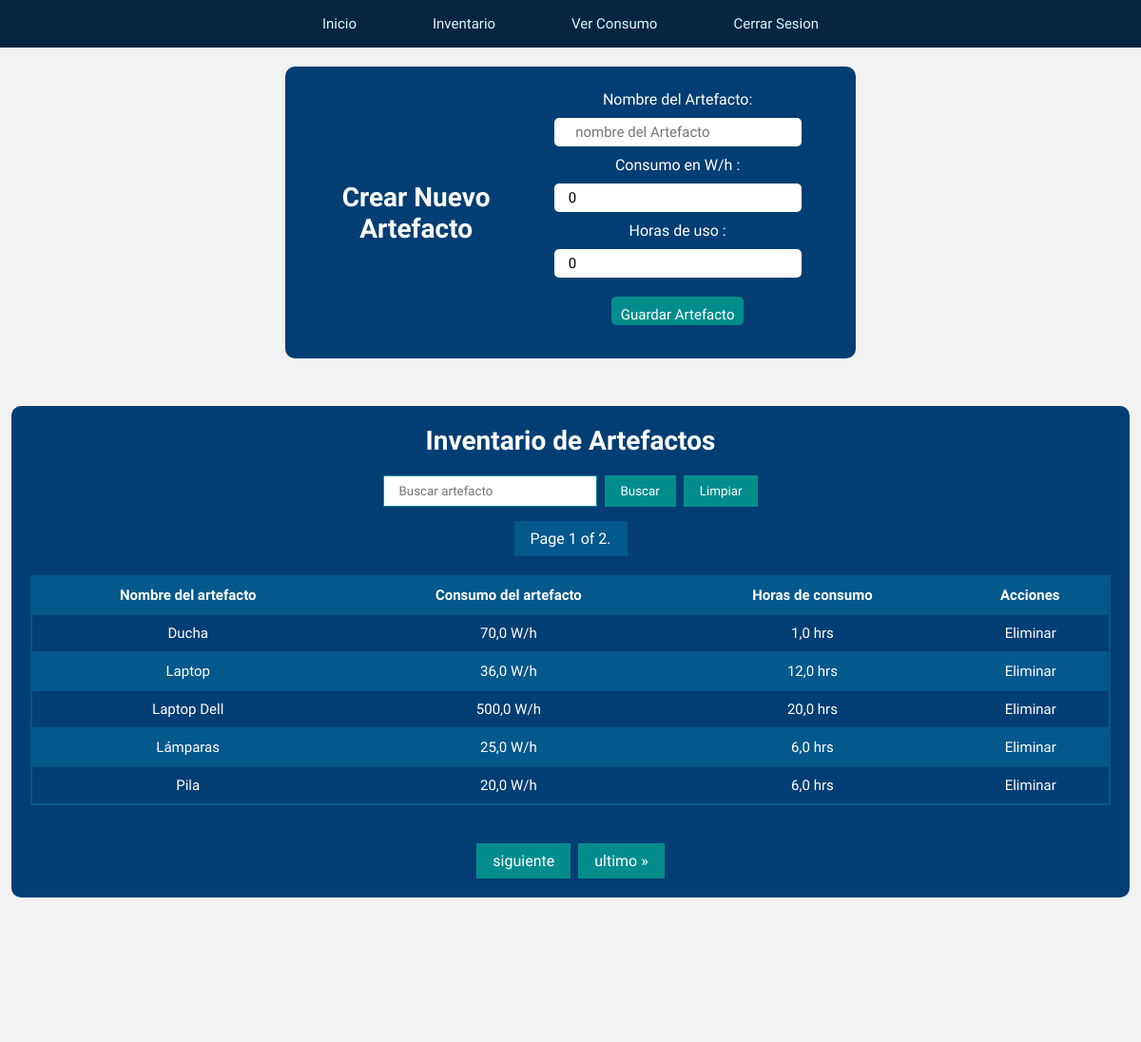
/paginaUsuario/inventario/artefactos/ (signed in, upper part), run on an earlier commit of the app's database.
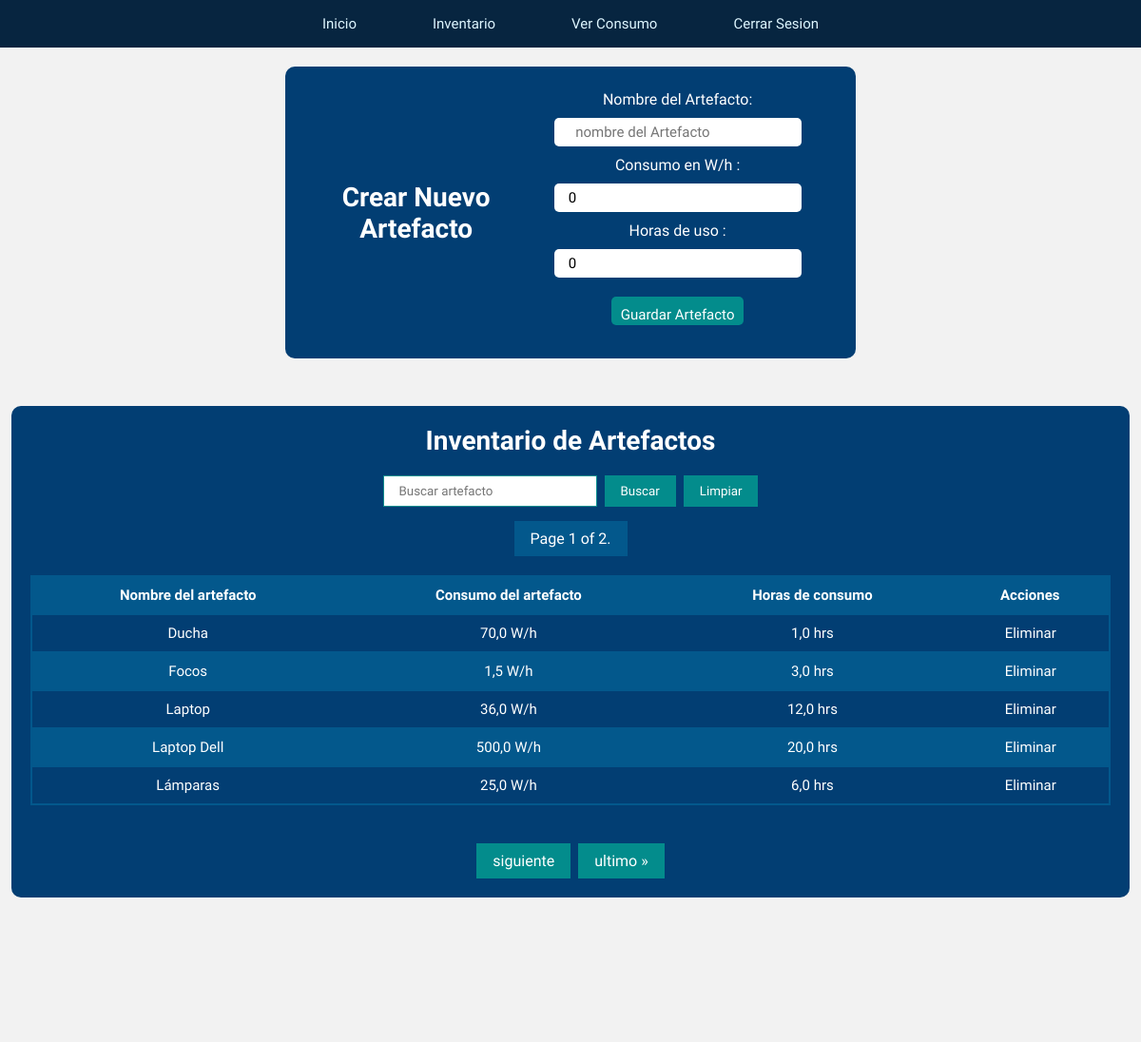
And on a later commit of the database.
### energy/models.py (models this page shows, shortened)
class Artefacto(models.Model):
    user = models.ForeignKey(User, on_delete=models.CASCADE)
    nombre_artefacto = models.CharField(max_length=20)
    consumo_wh = models.FloatField(default=0)
    horas_de_uso = models.FloatField(default=0)

### energy/views.py (the view, shortened to what this page needs)
# urls.py: path('paginaUsuario/inventario/artefactos/', artefacto, name="artefacto"),
def artefacto(request):
    if request.user.is_anonymous:
        return redirect('home')
    if request.user.is_authenticated:
        print(request.user.modoclaro.modo_claro)  # Corregir esta línea
        artefacto = Artefacto.objects.filter(user=request.user)
        if request.method == 'GET':
            form = ArtefactoForm()
            artefacto = artefacto.order_by('nombre_artefacto')
            paginacion_artefacto = Paginator(artefacto, 5)
            numero_pagina = request.GET.get('page')
            artefacto = paginacion_artefacto.get_page(numero_pagina)
            return render(request, 'energy/home/artefacto.html', {
                'form': form,
                'artefacto': artefacto,
                'filtrar_artefacto': FiltrarArtefactoForm
            })
        return render(request, 'energy/home/artefacto.html', {
            'eliminar': eliminar_artefacto,
            'ver_todo': Artefacto.objects.filter(user=request.user),
        })

### energy/forms.py
class ArtefactoForm(forms.ModelForm):
    class Meta:
        model = Artefacto
        fields = ('nombre_artefacto', 'consumo_wh', 'horas_de_uso')
        widgets = {
            'nombre_artefacto': forms.TextInput(
                attrs={
                    'placeholder': '  nombre del Artefacto',
                }
            ),
            'consumo_wh': forms.NumberInput(
                attrs={
                    'placeholder': 'Consumo en Whatts cada hora',
                    'min': '1',
                    'max': '10000'
                }
            ),
            'horas_de_uso': forms.NumberInput(
                attrs={
                    'placeholder': 'Horas de uso del artefacto',
                    'min': '1',
                    'max': '24'
                }
            )
        }
        labels = {
            'nombre_artefacto': 'Nombre del Artefacto',
            'consumo_wh': 'Consumo en W/h      ',
            'horas_de_uso': 'Horas de uso        ',
        }

### energy/templates/energy/home/artefacto.html (shortened to what this page needs)
{% load static %}
<!DOCTYPE html>
<html lang="en">
<head>
    {% if  request.user.modoclaro.modo_claro %}
    <link rel="stylesheet" href="{% static 'energy/css/modo_claro/mclaro_artefacto3.css' %}">
    {% else %}
    <link rel="stylesheet" href="{% static 'energy/css/modo_oscuro/mo_artefacto3.css' %}">
    {% endif %}
</head>
<body>
     <nav class="menu">
                <a href="{% url 'paginaUsuario' %}">Inicio</a>
                <a href="{% url 'inventario' %}">Inventario</a>
                <a href="{% url 'proyecciones' %}">Ver Consumo</a>
                <a href="{% url 'cerrarSesion' %}">Cerrar Sesion</a>
     </nav>
<section class="formCrearArtefactos">
    <h2>Crear Nuevo Artefacto</h2>
    <div class="god">
      <form method="post" action="{% url 'artefacto' %}" class="formulario1">
        {{ form.as_p }}
        <button type="submit">Guardar Artefacto</button>
      </form>
    </div>
</section>
<section class="tablaDeLosArtefactos">
<h2>Inventario de Artefactos</h2>
<form method="post" class="filtrar_artefacto">
    {{ filtrar_artefacto.nombre_artefacto }}
    <button type="submit"> Buscar</button>
    <button type="button"  class="ver_todo" ><a href="{% url 'artefacto' %}">Limpiar</a></button>
</form>
 <span class="current">
            Page {{ artefacto.number }} of {{ artefacto.paginator.num_pages }}.
 </span>
<table>
  <tr>
    <th>Nombre del artefacto</th>
    <th>Consumo del artefacto</th>
    <th>Horas de consumo</th>
    <th>Acciones</th>
  </tr>
  {% for artefactoList in artefacto %}
    <tr>
        <td>{{ artefactoList.nombre_artefacto }}</td>
        <td>{{ artefactoList.consumo_wh }} W/h</td>
        <td>{{ artefactoList.horas_de_uso }} hrs</td>
        <td class="acciones">
        <form method="post" action="{% url 'eliminarArtefacto' artefactoList.id %}">
          <button type="submit">Eliminar</button>
        </form>
        </td>
    </tr>
  {% endfor %}
</table>
<div class="pagination">
    <span class="step-links">
        {% if artefacto.has_next %}
            <a href="?page={{ artefacto.next_page_number }}">siguiente</a>
            <a href="?page={{ artefacto.paginator.num_pages }}">ultimo &raquo;</a>
        {% endif %}
    </span>
</div>
</section>
</body>
</html>

### energy/static/energy/css/modo_claro/mclaro_artefacto3.css (style rules this page uses)
* { font-family: 'livvic', sans-serif; margin: 0; padding: 0; box-sizing: border-box; }
body { min-height: 100vh; background-color: #F2F2F2; color: #FFFFFF; }
.menu { position: relative; width: 100%; height: 50px; background: #072540; border-radius:0px; display: flex; justify-content: center; align-items: center; z-index: 2; }
.menu a { position: relative; display: inline-block; font-size: 15px; font-weight: 500; color: #DFF6FF; text-decoration: none; padding: 13px 35px; margin: 5px; z-index: 2; transition: color .5s; }
.menu a::after { content: ''; background: linear-gradient(10deg, #256D85, #038C8C); width: 100%; height: 100%; border-radius: 8px; position: absolute; top: 100%; left: 50%; transform: translate(-50%, -50%); z-index: -1; opacity: 0; transition: top .5s, opacity .5s; }
h2 { font-size: 28px; }
table { font-family: 'Livvic', Courier, monospace; width: 100%; font-size: 15px; text-align: left; color: #ffffff; border-collapse: collapse; margin: 20px; }
table button { background-color: #038C8C; padding: 2px; border-radius: 5px; color: #ffffff; cursor: pointer; }
th { font-weight: bolder; text-align: left; background-color: #03588C; }
tr { border: 2px solid #03588C; text-align: center; padding: 8px; }
tbody tr:nth-child(odd) { background-color: #03588C; }
th { text-align: center; align-content: center; padding: 10px; }
td { text-align: center; padding: 10px; }
.formCrearArtefactos { display: flex; justify-content: center; align-items: center; padding: 25px; border-radius: 10px; background-color: #023E73; width: 50%; margin: auto; margin-top: 20px; margin-bottom: 30px; text-align: center; }
.formCrearArtefactos input { padding: 15px; border-radius: 5px; border: none; height: 30px; width: 80%; font-size: 15px; margin-bottom: 10px; margin-top: 10px; }
.formCrearArtefactos button { color: #ffffff; padding: 10px; border: none; cursor: pointer; border-radius: 5px; height: 30px; font-size: 15px; background-color: #038C8C; margin: 10px; }
.tablaDeLosArtefactos { display: flex; flex-direction: column; justify-content: center; align-items: center; margin: 10%; padding: 20px; border-radius: 10px; background-color: #023E73; width: 98%; margin: auto; margin-top: 50px; margin-bottom: 50px; }
.acciones { contain: content; align-content: center; text-align: center; padding: 0px; cursor: pointer; }
.acciones form button { width: 100%; height: 100%; cursor: pointer; text-align: center; align-content: center; align-items: center; background: rgba(11,51,255,0); padding: 5px; color: #ffffff; font-size: 15px; border-style: none; }
.pagination { display: flex; justify-content: center; align-items: center; margin-top: 20px; }
.pagination a { color: #ffffff; float: left; padding: 8px 16px; text-decoration: none; transition: .3s; background-color: #038C8C; border: 1px solid #038C8C; }
.step-links { display: flex; align-items: center; justify-content: center; }
.step-links a { padding: 8px 16px; text-decoration: none; border: 1px solid #038C8C; margin: 0 4px; }
.current { color: #ffffff; margin-top: 15px; padding: 8px 16px; text-decoration: none; border: 1px solid #03588C; background-color: #03588C; display: block; text-align: center; }
.filtrar_artefacto { display: flex; justify-content: center; align-items: center; margin-top: 20px; }
.filtrar_artefacto input { padding: 8px 16px; text-decoration: none; border: 1px solid #038C8C; margin: 0 4px; }
.filtrar_artefacto button { padding: 8px 16px; text-decoration: none; border: 1px solid #038C8C; margin: 0 4px; background-color: #038C8C; color: #ffffff; cursor: pointer; }
.ver_todo { display: inline-block; padding: 8px 16px; text-decoration: none; border: 1px solid white; margin: 0 4px; background-color: #47B5FF; color: white; cursor: pointer; }

### energy/templates/energy/home/artefacto.html (style rules this page uses)
.ver_todo a { text-decoration: none; color: white; }

What changed in the data, as far as the page shows it:
no longer on this page (row unchanged): Artefacto: nombre_artefacto "Pila", consumo_wh "20,0", horas_de_uso "6,0"
added Artefacto: nombre_artefacto "Focos", consumo_wh "1,5", horas_de_uso "3,0"
